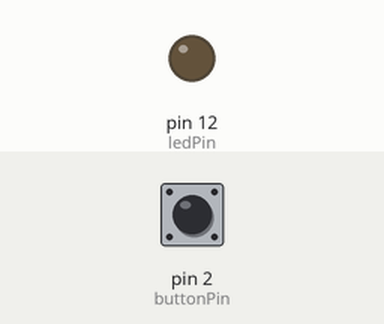
Bench run of a sketch on a simulated Arduino Uno, built with avr-gcc and run on an emulated ATmega328P. Shown: output pins drawn as LEDs (lit = HIGH). Inputs (shaded band) come from the test bench; at power-on: pin 2 (buttonPin) LOW. What the sketch prints to the serial monitor is not drawn.

Above: at 1.2 s.
1.3 s: pin 2 (buttonPin) pulled HIGH for 0.15 s
At 1.38 s:
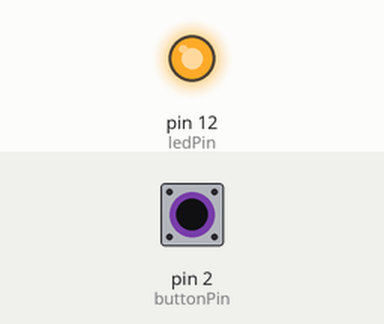
2.9 s: pin 2 (buttonPin) pulled HIGH for 3.2 s
At 6.7 s:
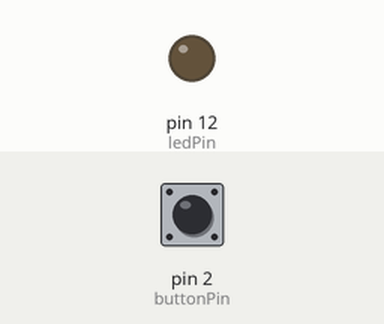
Timing chart, 0 to 8.2 s (numbered marks = the images above; inputs shaded):
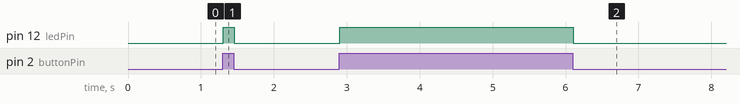

The sketch:

pushbutton.ino
```cpp
const int buttonPin = 2;     // the number of the pushbutton pin
const int ledPin =  12;      // the number of the LED pin

// variables will change:
int buttonState = 0;         // variable for reading the pushbutton status

void setup() {
  // initialize the LED pin as an output:
  pinMode(ledPin, OUTPUT);
  // initialize the pushbutton pin as an input:
  pinMode(buttonPin, INPUT);
  Serial.begin(9600);
}

void loop() {
  // read the state of the pushbutton value:
  buttonState = digitalRead(buttonPin);
  Serial.println(buttonState);

  // check if the pushbutton is pressed. If it is, the buttonState is HIGH:
  if (buttonState == HIGH) {
    // turn LED on:
    digitalWrite(ledPin, HIGH);
  } else {
    // turn LED off:
    digitalWrite(ledPin, LOW);
  }
}
```

Measured:
- after the input at 1.3 s, pin 12 (ledPin): LOW → HIGH at once, → LOW 0.15 s later
- after the input at 2.9 s, pin 12 (ledPin): LOW → HIGH at once, → LOW 3.2 s later
